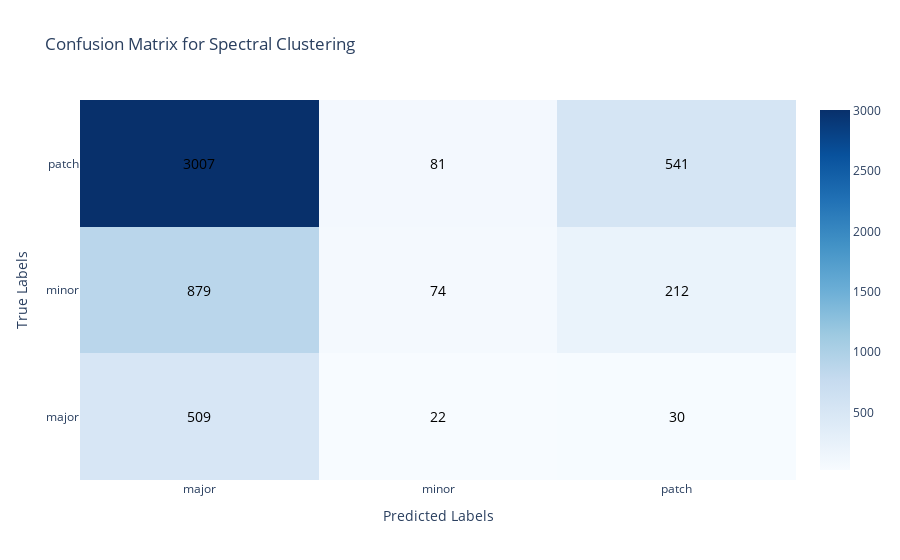

Here is the notebook cell this chart was saved with:
### Code cell
from sklearn.metrics import confusion_matrix
import matplotlib.pyplot as plt
import seaborn as sns
import plotly.graph_objects as go

# actual labels and predicted labels
y_true = labels['label']
y_pred = labels['spectral']

# create confusion matrix
labels = ['major', 'minor', 'patch']
cm = confusion_matrix(y_true, y_pred, labels=labels)

fig = go.Figure(data=go.Heatmap(
                   z=cm,
                   x=labels,
                   y=labels,
                   colorscale='Blues',
                   hoverongaps=False))

# customize heatmap layout
fig.update_layout(
    title='Confusion Matrix for Spectral Clustering',
    xaxis=dict(title='Predicted Labels'),
    yaxis=dict(title='True Labels'))

# add annotations to heatmap
for i in range(len(labels)):
    for j in range(len(labels)):
        fig.add_annotation(x=labels[i], y=labels[j], text=str(cm[j][i]),
                           font=dict(color='black', size=14),
                           showarrow=False)

# show plot
fig.show()

### Figure 1 — Plotly figure (JSON) as saved in the notebook; plotly's stock layout.template omitted (floating-point values rounded to 4 significant figures)
{"data": [{"colorscale": [[0, "rgb(247,251,255)"], [0.125, "rgb(222,235,247)"], [0.25, "rgb(198,219,239)"], [0.375, "rgb(158,202,225)"], [0.5, "rgb(107,174,214)"], [0.625, "rgb(66,146,198)"], [0.75, "rgb(33,113,181)"], [0.875, "rgb(8,81,156)"], [1, "rgb(8,48,107)"]], "hoverongaps": false, "type": "heatmap", "x": ["major", "minor", "patch"], "y": ["major", "minor", "patch"], "z": [[509, 22, 30], [879, 74, 212], [3007, 81, 541]]}], "layout": {"annotations": [{"font": {"color": "black", "size": 14}, "showarrow": false, "text": "509", "x": "major", "y": "major"}, {"font": {"color": "black", "size": 14}, "showarrow": false, "text": "879", "x": "major", "y": "minor"}, {"font": {"color": "black", "size": 14}, "showarrow": false, "text": "3007", "x": "major", "y": "patch"}, {"font": {"color": "black", "size": 14}, "showarrow": false, "text": "22", "x": "minor", "y": "major"}, {"font": {"color": "black", "size": 14}, "showarrow": false, "text": "74", "x": "minor", "y": "minor"}, {"font": {"color": "black", "size": 14}, "showarrow": false, "text": "81", "x": "minor", "y": "patch"}, {"font": {"color": "black", "size": 14}, "showarrow": false, "text": "30", "x": "patch", "y": "major"}, {"font": {"color": "black", "size": 14}, "showarrow": false, "text": "212", "x": "patch", "y": "minor"}, {"font": {"color": "black", "size": 14}, "showarrow": false, "text": "541", "x": "patch", "y": "patch"}], "title": {"text": "Confusion Matrix for Spectral Clustering"}, "xaxis": {"title": {"text": "Predicted Labels"}}, "yaxis": {"title": {"text": "True Labels"}}}}
